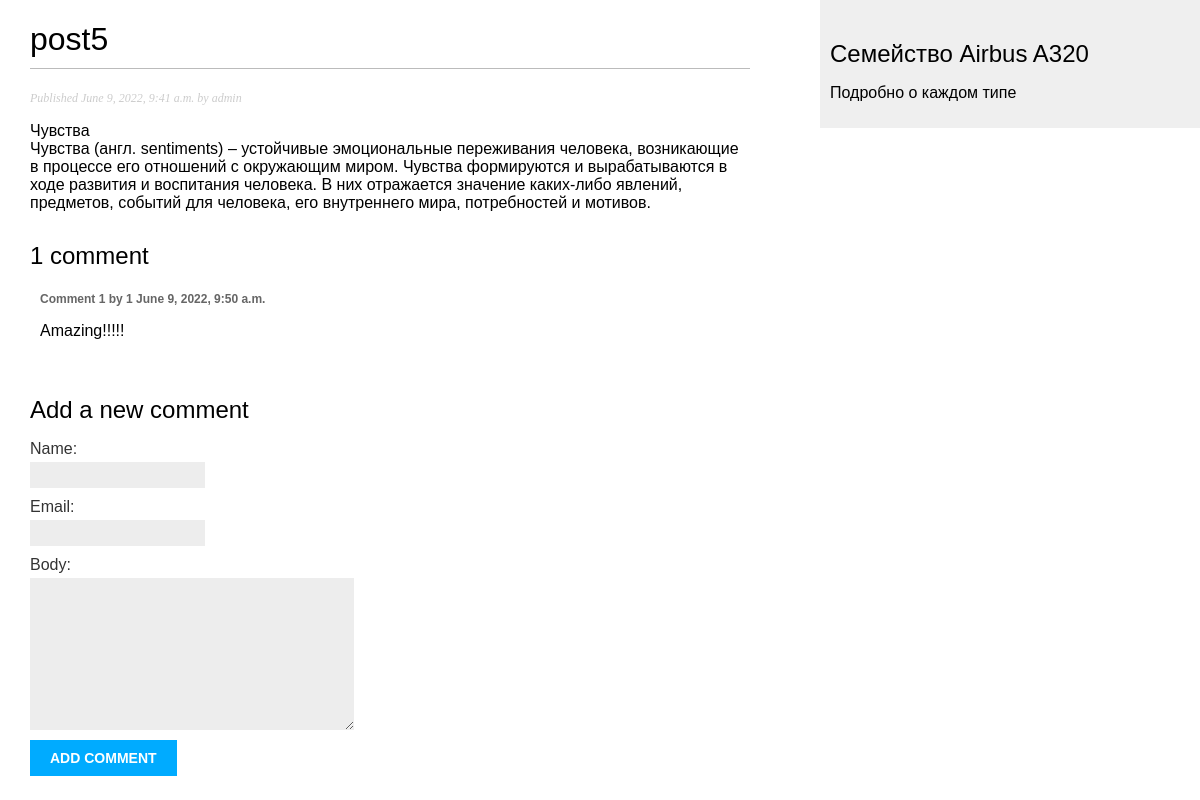
/blog/5/, run on the app's committed database.
### blog/models.py (models this page shows, shortened)
class Post(models.Model):
    class Status(models.TextChoices):
        DRAFT = 'DF', 'Draft'
        PUBLISHED = 'PB', 'Published'
    title = models.CharField(max_length=250)
    slug = models.SlugField(max_length=250)
    author = models.ForeignKey(User,on_delete=models.CASCADE,related_name='blog_posts')
    body = models.TextField()
    publish = models.DateTimeField(default=timezone.now)
    created = models.DateTimeField(auto_now_add=True)
    updated = models.DateTimeField(auto_now=True)
    status = models.CharField(max_length=2,choices=Status.choices,default=Status.DRAFT)
    objects = models.Manager() # The default manager.
    published = PublishedManager() # Our custom manager.
    class Meta:
        ordering = ['-publish']
        indexes = [
            models.Index(fields=['-publish']),
        ]

class Comment(models.Model):
    post = models.ForeignKey(Post, on_delete=models.CASCADE, related_name='comments')
    name = models.CharField(max_length=80)
    email = models.EmailField()
    body = models.TextField()
    created = models.DateTimeField(auto_now_add=True)
    updated = models.DateTimeField(auto_now=True)
    active = models.BooleanField(default=True)
    class Meta:
        ordering = ['created']
        indexes = [
            models.Index(fields=['created']),
        ]

### blog/views.py (the view)
# urls.py: path('<int:id>/', views.post_detail, name='post_detail'),
def post_detail(request, id):
    post = get_object_or_404(Post, id=id, status=Post.Status.PUBLISHED)
    comments = post.comments.filter(active=True)
    form = CommentForm()
    return render(request, 'blog/post/detail.html', {'post': post, 'comments': comments,
'form': form})

### blog/forms.py
class CommentForm(forms.ModelForm):
	class Meta:
		model = Comment
		fields = ['name', 'email', 'body']

### blog/templates/blog/post/detail.html (shortened to what this page needs)
{% extends "blog/base.html" %}
{% block content %}
  <h1>{{ post.title }}</h1>
  <p class="date">
    Published {{ post.publish }} by {{ post.author }}
  </p>
  {{ post.body|linebreaks }}
  {% with comments.count as total_comments %}
 <h2>{{ total_comments }} comment{{ total_comments|pluralize }}</h2>
{% endwith %}
{% for comment in comments %}
 <div class="comment">
 <p class="info">
 Comment {{ forloop.counter }} by {{ comment.name }}
 {{ comment.created }}
 </p>
 {{ comment.body|linebreaks }}
 </div>
{% empty %}
 <p>There are no comments yet.</p>
{% endfor %}
<h2>Add a new comment</h2>
 <form action="{% url 'blog:post_comment' post.id %}" method="post">
 {{ form.as_p }}
 <p><input type="submit" value="Add comment"></p>
 </form>
{% endblock %}

### blog/static/css/blog.css (style rules this page uses)
body { margin:0; padding:0; font-family:helvetica, sans-serif; }
h1 { font-weight:normal; border-bottom:1px solid #bbb; padding:0 0 10px 0; }
h2 { font-weight:normal; margin:30px 0 0; }
p.date { color:#ccc; font-family: georgia, serif; font-size: 12px; font-style: italic; }
label { float:left; clear:both; color:#333; margin-bottom:4px; }
input, textarea { clear:both; float:left; margin:0 0 10px; background:#ededed; border:0; padding:6px 10px; font-size:12px; }
input[type=submit] { font-weight:bold; background:#00abff; color:#fff; padding:10px 20px; font-size:14px; text-transform:uppercase; }
.comment { padding:10px; }
.comment .info { font-weight:bold; font-size:12px; color:#666; }

### data on the page
Post: title "post5", publish "June 9, 2022, 9:41 a.m.", author "admin", body "Чувства Чувства (англ. sentiments) – устойчивые эмоциональные переживания человека, возникающие в процессе его отношений с окружающим миром. Чувства формируются и вырабатываются в ходе развития и воспитания человека. В них отражается значение каких-либо явлений, предметов, событий для человека, его внутреннего мира, потребностей и мотивов."
Comment: name "1", created "June 9, 2022, 9:50 a.m.", body "Amazing!!!!!"

### other printed values
{{ total_comments }} "1"
